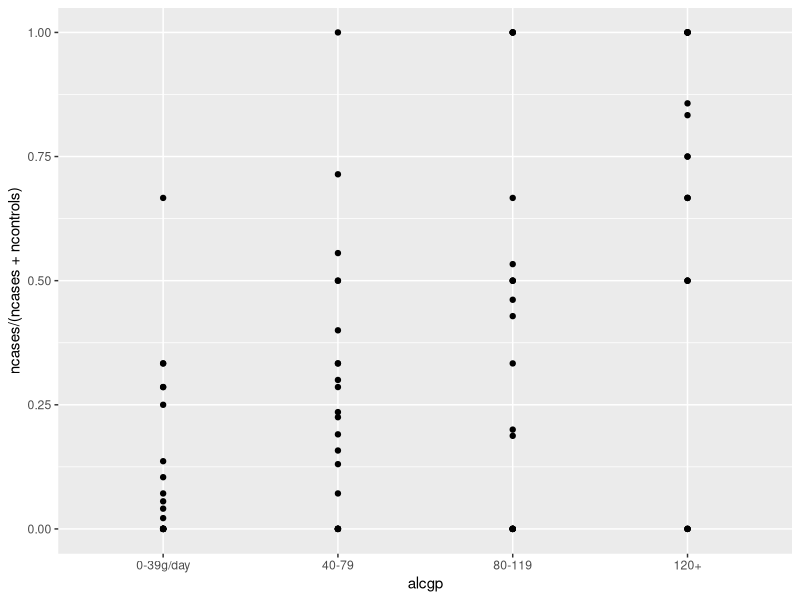
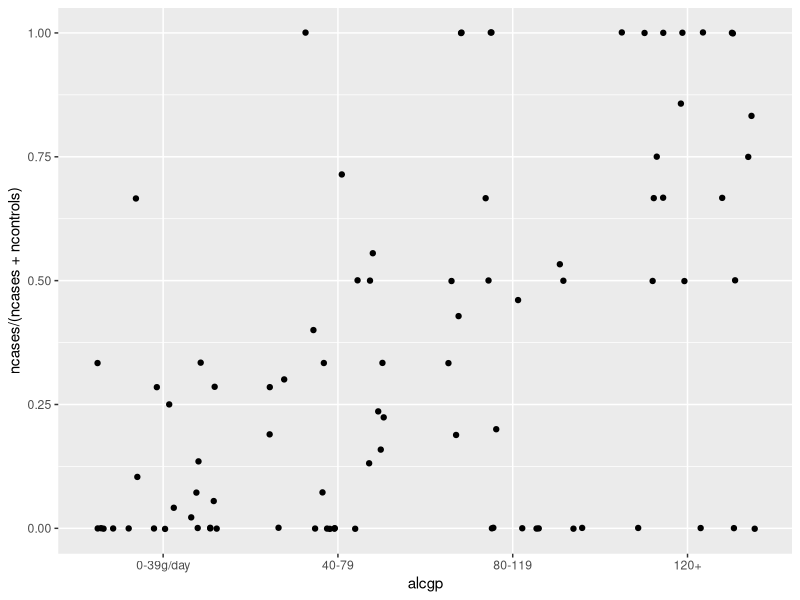
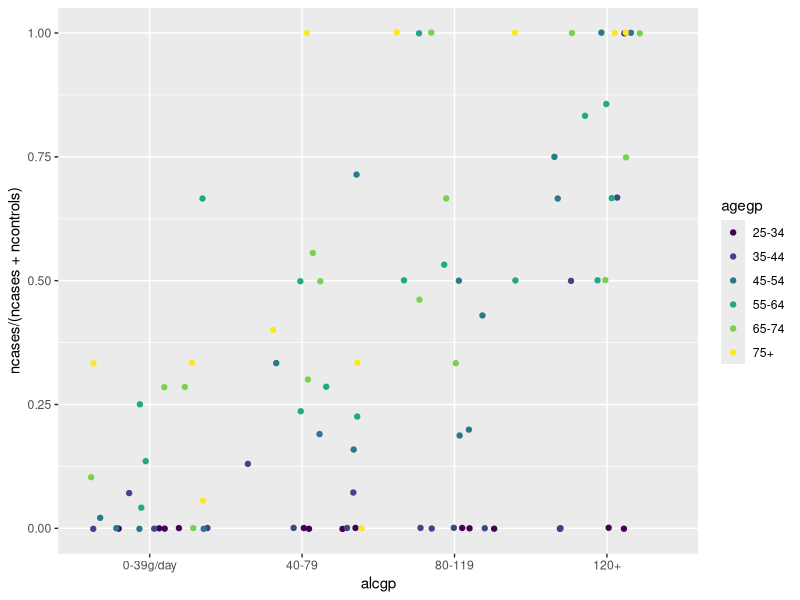
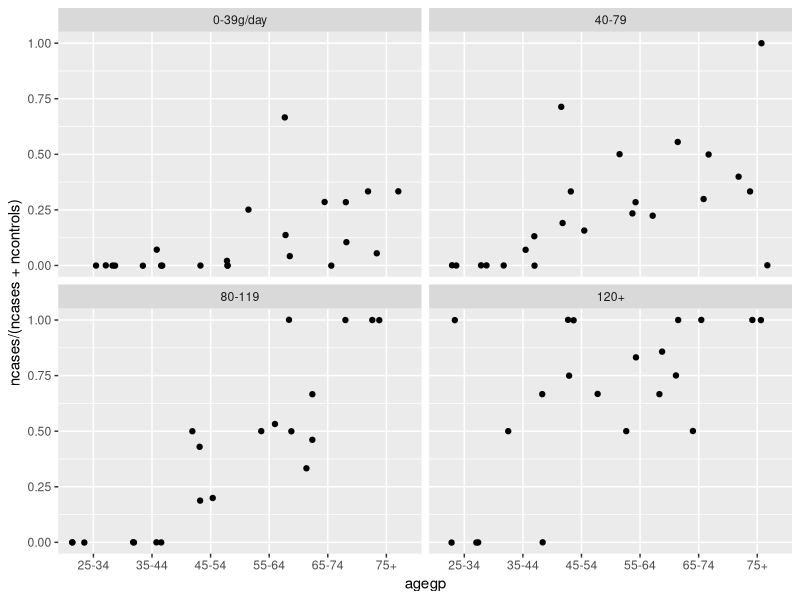
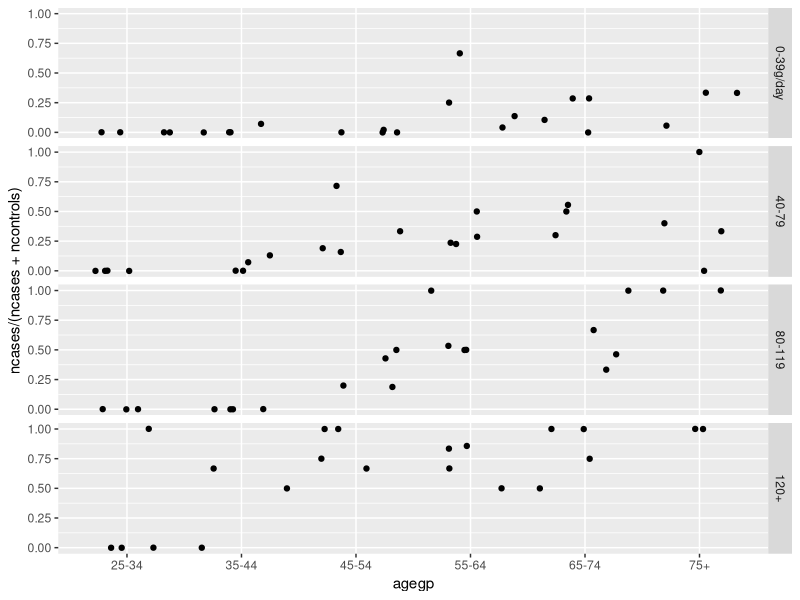
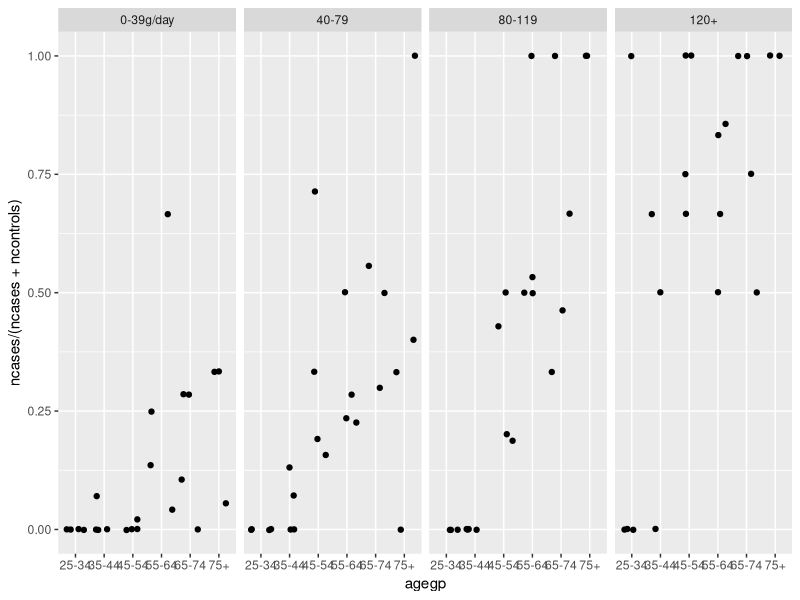
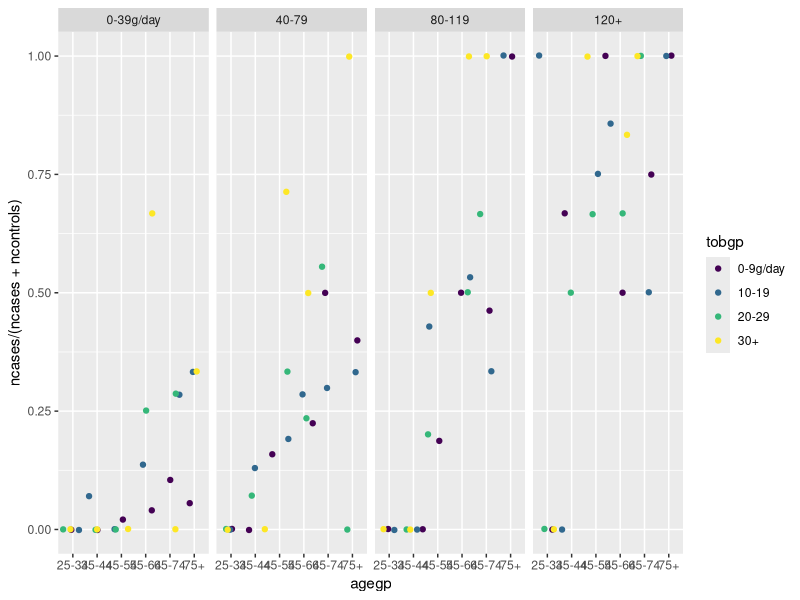
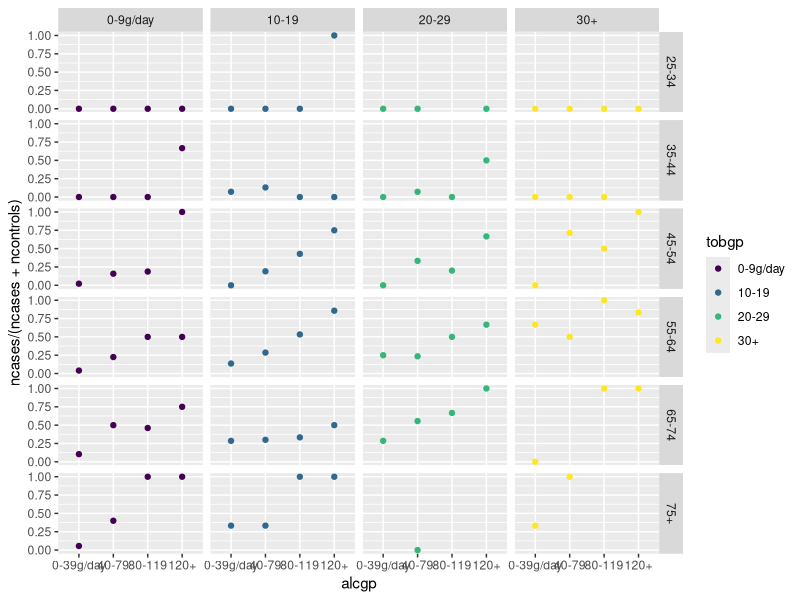

Reproduce these figures in R, in order.
#### Meta ################################################################################
#
# Project: R - users group
# Date: 3/16/21
# Author: Rachel Gallegos
# Notes: Faceting GGPLOT graphs
# Dataset: esoph
#

### set-up ###############################################################################

library(tidyverse)

### Review dataset #######################################################################

esoph <- esoph

head(esoph)

summary(esoph)


### Visualizing in GGPLOT #######################################

esoph %>% # Can put dataset in ggplot brackets or pipe to ggplot
  ggplot() +
  geom_point(aes(x = alcgp, y = ncases/(ncases+ncontrols)))

# geom_jitter - adds random noise to data to prevent overlap in non-continuous data
esoph %>% 
  ggplot() +
  geom_jitter(aes(x = alcgp, y = ncases/(ncases+ncontrols)))

# Add variable grouping by color
esoph %>% 
  ggplot() +
  geom_jitter(aes(x = alcgp, y = ncases/(ncases+ncontrols), color = agegp))

### Facets: Divide plots into subplots ########################

# Subplots divided by one or more discrete variables

# facet_wrap() - wrap facets into rectangular layout
ggplot(esoph) +
  geom_jitter(aes(x = agegp, y = ncases/ (ncases + ncontrols))) + 
  facet_wrap( ~ alcgp)

# facet_grid() - rows based on alcgp
ggplot(esoph) +
  geom_jitter(aes(x = agegp, y = ncases/ (ncases + ncontrols))) + 
  facet_grid(alcgp ~ .)

# facet_grid() - columns based on alcgp
ggplot(esoph) +
  geom_jitter(aes(x = agegp, y = ncases/ (ncases + ncontrols))) + 
  facet_grid(. ~ alcgp)

# Adding tobgp
ggplot(esoph) +
  geom_jitter(aes(x = agegp, y = ncases/ (ncases + ncontrols), color = tobgp)) + 
  facet_grid(. ~ alcgp)

# Using two discrete variables
ggplot(esoph) +
  geom_point(aes(x = alcgp, y = ncases / (ncases + ncontrols), color = tobgp)) + 
  facet_grid(agegp ~ tobgp) # Could also use facet_wrap with two variables

# Can use scales = "free" in facet_grid()/facet_wrap() if you want facets to not share same axis

#<<< END >>>


